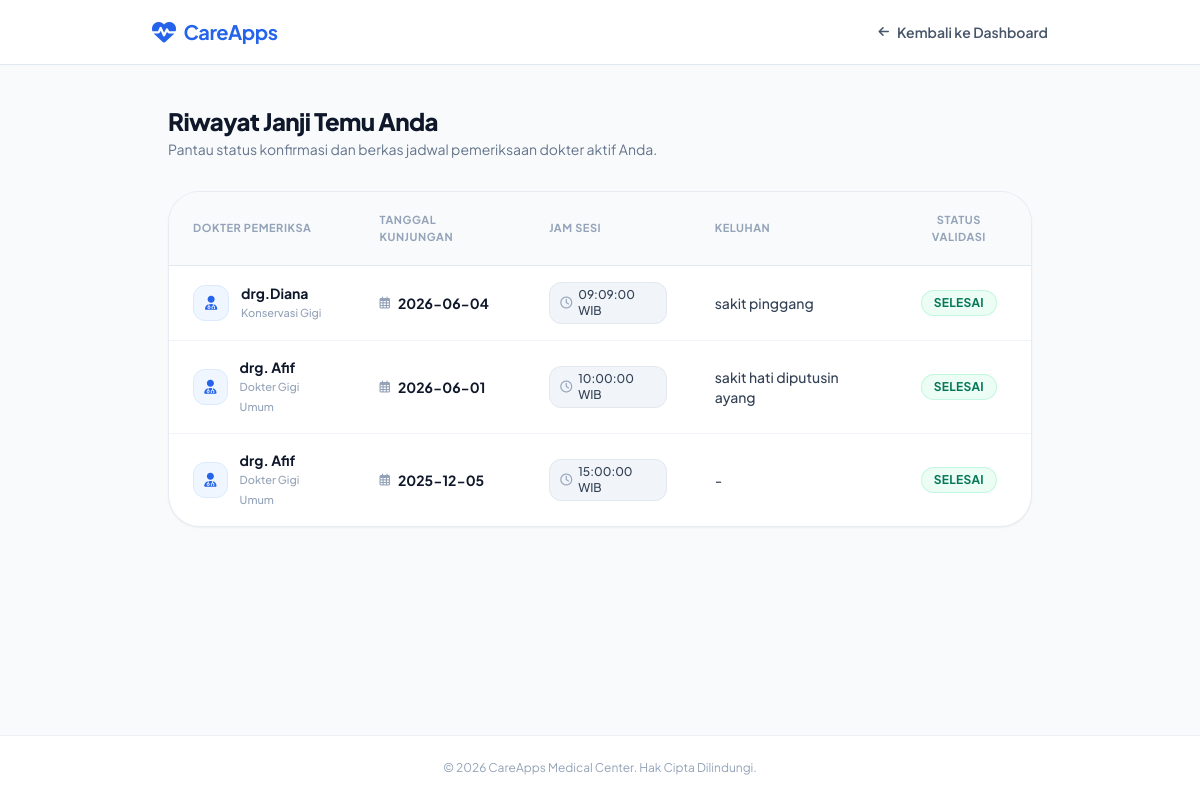
Screenshot of /riwayat.php (signed in) with the database file from the repository.
### tables this page shows
CREATE TABLE `booking` (
  `id_booking` int(11) NOT NULL AUTO_INCREMENT,
  `tanggal` date DEFAULT NULL,
  `jam` time DEFAULT NULL,
  `status` enum('Pending','Disetujui','Selesai','Ditolak') DEFAULT 'Pending',
  `id_users` int(11) DEFAULT NULL,
  `id_dokter` int(11) DEFAULT NULL,
  `keluhan` text DEFAULT NULL,
  PRIMARY KEY (`id_booking`),
  KEY `id_users` (`id_users`),
  KEY `id_dokter` (`id_dokter`),
  CONSTRAINT `booking_ibfk_1` FOREIGN KEY (`id_users`) REFERENCES `users` (`id_users`),
  CONSTRAINT `booking_ibfk_2` FOREIGN KEY (`id_dokter`) REFERENCES `dokter` (`id_dokter`)
);

CREATE TABLE `dokter` (
  `id_dokter` int(11) NOT NULL AUTO_INCREMENT,
  `nama_dokter` varchar(100) DEFAULT NULL,
  `spesialis` varchar(100) DEFAULT NULL,
  `jadwal` varchar(100) DEFAULT NULL,
  `alamat_klinik` varchar(250) DEFAULT NULL,
  `foto_dokter` varchar(255) DEFAULT NULL,
  `sertifikat` varchar(255) DEFAULT NULL,
  `deskripsi` varchar(255) DEFAULT NULL,
  PRIMARY KEY (`id_dokter`)
);

### riwayat.php (the view, shortened to what this page needs)
<?php
include 'koneksi.php';
$id = $_SESSION['id_users'];
$stmt = mysqli_prepare($conn,
"SELECT booking.*, dokter.nama_dokter, dokter.spesialis
FROM booking
JOIN dokter ON booking.id_dokter = dokter.id_dokter
WHERE booking.id_users=?
ORDER BY booking.id_booking DESC");
mysqli_stmt_bind_param($stmt, "i", $id);
mysqli_stmt_execute($stmt);
$result = mysqli_stmt_get_result($stmt);
?>
<!DOCTYPE html>
<html lang="id">
<head>
    <script src="https://cdn.tailwindcss.com"></script>
    <link rel="stylesheet" href="https://cdnjs.cloudflare.com/ajax/libs/font-awesome/6.4.0/css/all.min.css">
</head>
<body class="bg-slate-50 min-h-screen text-slate-800 antialiased flex flex-col justify-between">
    <nav class="bg-white border-b border-slate-200 py-4 px-6 sticky top-0 z-50 shadow-sm shadow-slate-100/40">
        <div class="container mx-auto flex justify-between items-center max-w-4xl">
            <div class="flex items-center space-x-2 text-blue-600 font-bold text-xl tracking-tight">
                <i class="fas fa-heartbeat text-2xl"></i>
                <span>CareApps</span>
            </div>
            <a href="dashboard.php" class="text-sm font-semibold text-slate-600 hover:text-slate-900 flex items-center gap-2 transition">
                <i class="fas fa-arrow-left text-xs"></i> Kembali ke Dashboard
            </a>
        </div>
    </nav>
    <main class="container mx-auto px-4 py-10 max-w-4xl flex-grow">
        <div class="mb-8">
            <h2 class="text-2xl font-black text-slate-900 tracking-tight">Riwayat Janji Temu Anda</h2>
            <p class="text-slate-500 text-sm mt-0.5">Pantau status konfirmasi dan berkas jadwal pemeriksaan dokter aktif Anda.</p>
        </div>
        <div class="bg-white rounded-[2rem] shadow-sm border border-slate-200/80 overflow-hidden">
            <div class="overflow-x-auto">
                <table class="w-full text-left border-collapse">
                    <thead>
                        <tr class="bg-slate-50 border-b border-slate-200 text-[11px] font-bold text-slate-400 uppercase tracking-wider">
                            <th class="py-5 px-6">Dokter Pemeriksa</th>
                            <th class="py-5 px-6">Tanggal Kunjungan</th>
                            <th class="py-5 px-6">Jam Sesi</th>
                            <th class="py-5 px-6">Keluhan</th>
                            <th class="py-5 px-6 text-center">Status Validasi</th>
                        </tr>
                    </thead>
                    <tbody class="divide-y divide-slate-100 text-sm font-medium text-slate-700">
                    <?php if(mysqli_num_rows($result) == 0) { ?>
                    <tr>
                        <td colspan="5" class="py-16 text-center text-slate-400 italic">
                            <i class="far fa-calendar-times text-4xl block mb-3 text-slate-300"></i>
                            Anda belum pernah melakukan reservasi dokter apa pun.
                            <a href="booking.php"
                            class="block text-blue-600 font-bold text-xs mt-2 not-italic hover:underline">
                                Mulai Buat Janji Sekarang &rarr;
                            </a>
                        </td>
                    </tr>
                    <?php } else { ?>
                    <?php while($row = mysqli_fetch_assoc($result)) {
                        $status_raw = htmlspecialchars($row['status']);
                        switch(strtolower($status_raw)) {
                            case 'selesai':
                                $badge_style = "bg-emerald-50 text-emerald-700 border-emerald-200/60";
                                $status_clean = "Selesai";
                                break;
                        }
                    ?>
                    <tr class="hover:bg-slate-50/60 transition duration-150">
                        <td class="py-4 px-6">
                            <div class="flex items-center gap-3">
                                <div class="w-9 h-9 bg-blue-50 text-blue-600 rounded-xl flex items-center justify-center text-sm border border-blue-100">
                                    <i class="fas fa-user-md"></i>
                                </div>
                                <div>
                                    <span class="block font-bold text-slate-900">
                                        <?php echo htmlspecialchars($row['nama_dokter']); ?>
                                    </span>
                                    <span class="block text-[11px] text-slate-400 font-medium">
                                        <?php echo isset($row['spesialis']) ? htmlspecialchars($row['spesialis']) : 'Spesialis Gigi'; ?>
                                    </span>
                                </div>
                            </div>
                        </td>
                        <td class="py-4 px-6 text-slate-900 font-bold">
                            <div class="flex items-center gap-2">
                                <i class="far fa-calendar-alt text-slate-400 text-xs"></i>
                                <span>
                                    <?php echo htmlspecialchars($row['tanggal']); ?>
                                </span>
                            </div>
                        </td>
                        <td class="py-4 px-6 text-slate-600 font-medium">
                            <div class="flex items-center gap-1.5 bg-slate-100 border border-slate-200 text-slate-700 px-2.5 py-1 rounded-xl text-xs w-fit">
                                <i class="far fa-clock text-slate-400"></i>
                                <span>
                                    <?php echo htmlspecialchars($row['jam']); ?> WIB
                                </span>
                            </div>
                        </td>
                        <td class="py-4 px-6 text-slate-700">
                            <?php
                            if(isset($row['keluhan']) && !empty($row['keluhan'])) {
                                echo htmlspecialchars($row['keluhan']);
                            } else {
                                echo "-";
                            }
                            ?>
                        </td>
                        <td class="py-4 px-6 text-center">
                            <span class="inline-block px-3 py-1 text-xs font-bold uppercase tracking-wide border rounded-full <?php echo $badge_style; ?>">
                                <?php echo $status_clean; ?>
                            </span>
                        </td>
                    </tr>
                    <?php } ?>
                    <?php } ?>
                    </tbody>
                </table>
            </div>
        </div>
    </main>
    <footer class="py-6 text-center text-xs text-slate-400 border-t border-t-slate-200/60 bg-white">
        &copy; 2026 CareApps Medical Center. Hak Cipta Dilindungi.
    </footer>
</body>
</html>

### riwayat.php (style rules this page uses)
body { font-family: 'Plus Jakarta Sans', sans-serif; }

### rows the page displays
booking: id_dokter.nama_dokter "drg.Diana", id_dokter.spesialis "Konservasi Gigi", tanggal "2026-06-04", jam "09:09:00", keluhan "sakit pinggang", status "SELESAI"
booking: id_dokter.nama_dokter "drg. Afif", id_dokter.spesialis "Dokter Gigi Umum", tanggal "2026-06-01", jam "10:00:00", keluhan "sakit hati diputusin ayang", status "SELESAI"
booking: id_dokter.nama_dokter "drg. Afif", id_dokter.spesialis "Dokter Gigi Umum", tanggal "2025-12-05", jam "15:00:00", status "SELESAI"
